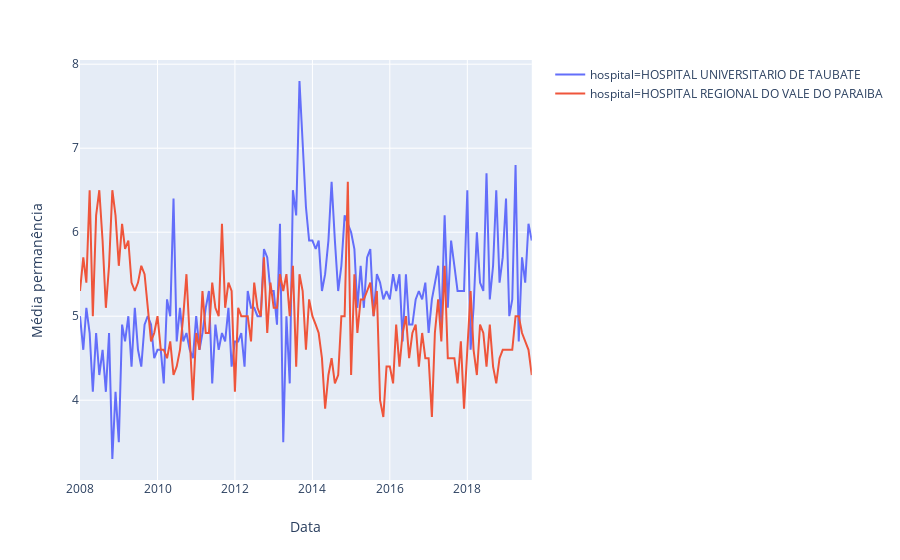

Notebook cell for this chart:
### Code cell
mask = df_hospitais['administrative_area_level_2']=='Taubaté'

px.line(df_hospitais[mask], x = 'Data', y='Valor total', color='hospital')
px.line(df_hospitais[mask], x = 'Data', y='Média permanência', color='hospital')

### Figure 1 — Plotly figure (JSON) as saved in the notebook; plotly's stock layout.template omitted (floating-point values rounded to 4 significant figures; data arrays with more than 128 entries replaced by an {"elided": "..."} marker saying what was removed)
{"data": [{"hoverlabel": {"namelength": 0}, "hovertemplate": "hospital=HOSPITAL UNIVERSITARIO DE TAUBATE<br>Data=%{x}<br>Média permanência=%{y}", "legendgroup": "hospital=HOSPITAL UNIVERSITARIO DE TAUBATE", "line": {"color": "#636efa", "dash": "solid"}, "mode": "lines", "name": "hospital=HOSPITAL UNIVERSITARIO DE TAUBATE", "showlegend": true, "type": "scatter", "x": {"elided": "141 str values"}, "xaxis": "x", "y": {"elided": "141 str values"}, "yaxis": "y"}, {"hoverlabel": {"namelength": 0}, "hovertemplate": "hospital=HOSPITAL REGIONAL DO VALE DO PARAIBA<br>Data=%{x}<br>Média permanência=%{y}", "legendgroup": "hospital=HOSPITAL REGIONAL DO VALE DO PARAIBA", "line": {"color": "#EF553B", "dash": "solid"}, "mode": "lines", "name": "hospital=HOSPITAL REGIONAL DO VALE DO PARAIBA", "showlegend": true, "type": "scatter", "x": {"elided": "141 str values"}, "xaxis": "x", "y": {"elided": "141 str values"}, "yaxis": "y"}], "layout": {"autosize": true, "legend": {"tracegroupgap": 0}, "margin": {"t": 60}, "xaxis": {"anchor": "y", "autorange": true, "domain": [0, 0.98], "range": ["2008-01-01", "2019-09-01"], "title": {"text": "Data"}, "type": "date"}, "yaxis": {"anchor": "x", "autorange": true, "domain": [0, 1], "range": [3.05, 8.05], "title": {"text": "Média permanência"}, "type": "linear"}}}
